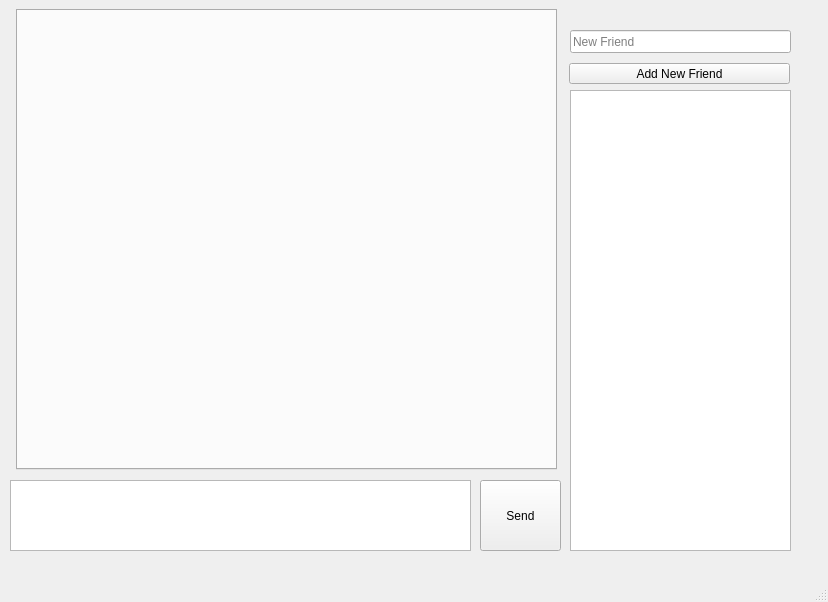
<?xml version="1.0" encoding="UTF-8"?>
<ui version="4.0">
 <class>MainWindow</class>
 <widget class="QMainWindow" name="MainWindow">
  <property name="geometry">
   <rect>
    <x>0</x>
    <y>0</y>
    <width>828</width>
    <height>602</height>
   </rect>
  </property>
  <property name="windowTitle">
   <string>MainWindow</string>
  </property>
  <widget class="QWidget" name="centralwidget">
   <widget class="QPushButton" name="pushButton">
    <property name="geometry">
     <rect>
      <x>480</x>
      <y>480</y>
      <width>81</width>
      <height>71</height>
     </rect>
    </property>
    <property name="text">
     <string>Send</string>
    </property>
   </widget>
   <widget class="InputTextEdit" name="textEdit">
    <property name="geometry">
     <rect>
      <x>10</x>
      <y>480</y>
      <width>461</width>
      <height>71</height>
     </rect>
    </property>
   </widget>
   <widget class="QTabWidget" name="tabWidget">
    <property name="geometry">
     <rect>
      <x>16</x>
      <y>9</y>
      <width>541</width>
      <height>461</height>
     </rect>
    </property>
    <property name="currentIndex">
     <number>-1</number>
    </property>
   </widget>
   <widget class="QLineEdit" name="newFriendLineEdit">
    <property name="geometry">
     <rect>
      <x>570</x>
      <y>30</y>
      <width>221</width>
      <height>23</height>
     </rect>
    </property>
    <property name="text">
     <string/>
    </property>
    <property name="placeholderText">
     <string>New Friend</string>
    </property>
   </widget>
   <widget class="QPushButton" name="addNewFriendPushButton">
    <property name="geometry">
     <rect>
      <x>569</x>
      <y>63</y>
      <width>221</width>
      <height>21</height>
     </rect>
    </property>
    <property name="text">
     <string>Add New Friend</string>
    </property>
   </widget>
   <widget class="QListWidget" name="friendsListWidget">
    <property name="geometry">
     <rect>
      <x>570</x>
      <y>90</y>
      <width>221</width>
      <height>461</height>
     </rect>
    </property>
   </widget>
  </widget>
  <widget class="QMenuBar" name="menubar">
   <property name="geometry">
    <rect>
     <x>0</x>
     <y>0</y>
     <width>828</width>
     <height>21</height>
    </rect>
   </property>
  </widget>
  <widget class="QStatusBar" name="statusbar"/>
 </widget>
 <customwidgets>
  <customwidget>
   <class>InputTextEdit</class>
   <extends>QTextEdit</extends>
   <header>inputtextedit.h</header>
  </customwidget>
 </customwidgets>
 <resources/>
 <connections/>
</ui>
